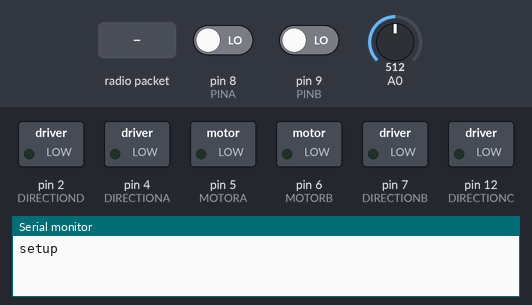
A sketch run on a simulated Arduino Uno, built with avr-gcc and run on an emulated ATmega328P. Shown: switched loads named in the sketch (green lamp = pin HIGH), the last lines printed to the serial monitor. The inputs (shaded band) are chosen by the test bench; at power-on: A0 = 512, pin 8 (PINA) LOW, pin 9 (PINB) LOW. No radio packets arrive unless stated.

Above: at 1.2 s.
1.3 s: radio packet "1" arrives
At 1.7 s:
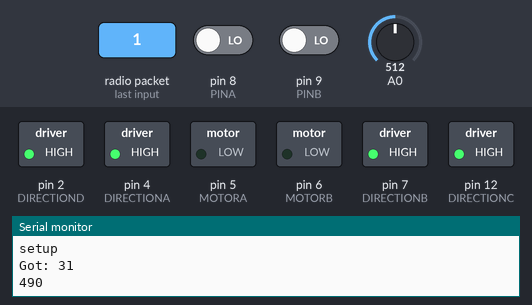
2.8 s: A0 set to 489
At 4.4 s:
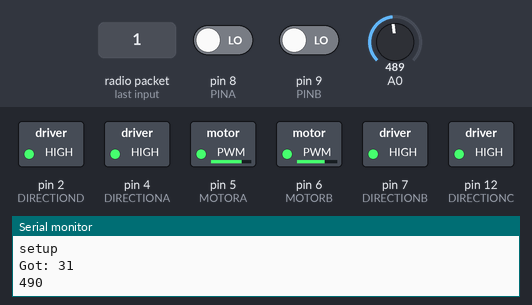
4.8 s: A0 set to 510
At 5.6 s:
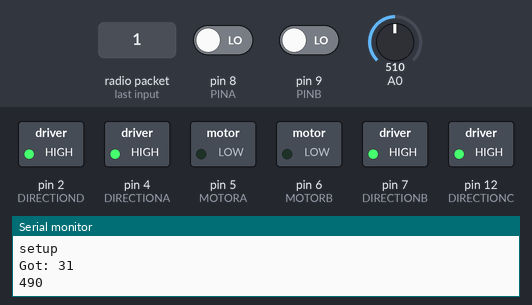
6.3 s: A0 set to 490
At 39.7 s:
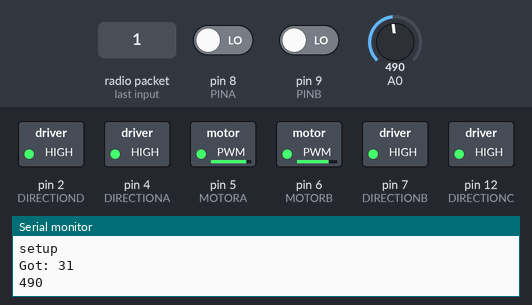
Timing chart, 0 to 44.2 s (numbered marks = the images above; inputs shaded):
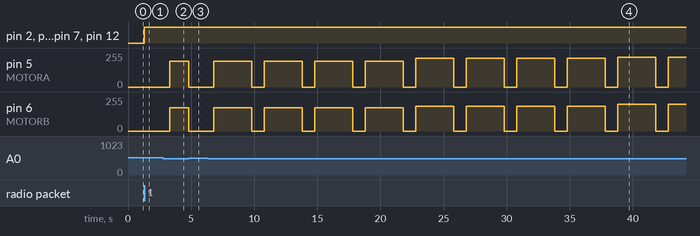

Measured:
- the behaviour switches between 501 and 500 on A0 (found by bisection; images 1 and 2)
- after the input at 1.3 s, pin 2 (DIRECTIOND), pin 4 (DIRECTIONA), pin 7 (DIRECTIONB), pin 12 (DIRECTIONC): LOW → HIGH at once
- after the input at 2.8 s, pin 5 (MOTORA): 0/255 → 195/255 after 0.50 s; pin 6 (MOTORB): 0/255 → 175/255 after 0.50 s
- after the input at 4.8 s, pin 5 (MOTORA): 195/255 → 0/255 at once; pin 6 (MOTORB): 175/255 → 0/255 at once
- after the input at 6.3 s, pin 5 (MOTORA): 0/255 → 195/255 after 0.50 s, → 0/255 3.0 s later, → 195/255 1.0 s later, → 0/255 3.0 s later, … (19 changes in this stretch); pin 6 (MOTORB): 0/255 → 175/255 after 0.50 s, → 0/255 3.0 s later, → 175/255 1.0 s later, → 0/255 3.0 s later, … (19 changes in this stretch)

The sketch:

Rover1.ino
```cpp
#include <VirtualWire.h>//Library needed for transmission and receiving
volatile int rotaryCount = 0;//Used for interupt

#define DIRECTIONC 12//Defining Motor C Direction Pin 12

#define DIRECTIOND 2//Defining Motor D Direction Pin 2

//Used to define variables and pins for interrupt
#define PINA 8
#define PINB 9
#define INTERRUPT 0

#define DIRECTIONA 4//Defining Motor A Direction Pin 4
#define MOTORA 5//Defining Motor A Power Pin 5 also power for motor D; connect pin 5 to both power pins

#define DIRECTIONB 7//Defining Motor B Direction Pin 7
#define MOTORB 6//Defining Motor B Power Pin 6 also power for motor C; connect pin 6 to both power pins

#define TIME_FORWARDS 3000 //Time to move forward 3 seconds
#define TIME_TURN 650 //Time needed to turn 90 degress

//Gloabal variables to be used in program
boolean messageReceived = false;
boolean cyclesStarted = false;
boolean finished = false;
boolean latBoolean = true;
int i = 0;
int j = 0;
int k = 0;
int l = 0;
int cyclesLat;
int cyclesLong;

//part of interrupt
void isr ()
{
  boolean up;

  if (digitalRead (PINA))
    up = digitalRead (PINB);
  else
    up = !digitalRead (PINB);

  if (up)
    rotaryCount++;
  else
    rotaryCount--;
}  // end of isr

//Setting up rover pins and receiving code
void setup ()
{
  attachInterrupt (INTERRUPT, isr, CHANGE);   // interrupt 0 is pin 2, interrupt 1 is pin 3
  pinMode (MOTORA, OUTPUT);
  pinMode (DIRECTIONA, OUTPUT);
  pinMode (MOTORB, OUTPUT);
  pinMode (DIRECTIONB, OUTPUT);
  pinMode (DIRECTIONC, OUTPUT);
  pinMode (DIRECTIOND, OUTPUT);
  Serial.begin(9600);
 Serial.println("setup");
 vw_setup(2000); // Bits per sec
 vw_rx_start(); // Start the receiver PLL running

}  // end of setup

byte phase;
unsigned long start;
int time_to_go;

//Main Rover Function
//Receiving of Latitude and Longitude cycles
void loop ()
{
  if(!cyclesStarted){
     receivingCode();
  }
 if(messageReceived && !cyclesStarted){
    Serial.print(cyclesLat);
    Serial.println(cyclesLong);
    cyclesStarted = true;

 //Motor Powers for the latitude movement of the rover
 //Hard Coded for cement on Pereria Quad
 }
 if(cyclesStarted && !finished){
   if(latBoolean){
      if(i >= 15){
        analogWrite (MOTORA, 230);
        analogWrite (MOTORB, 200);
        start = millis ();
      }
      else if (i >= 12){
        analogWrite (MOTORA, 225);
        analogWrite (MOTORB, 200);
        start = millis ();
      }
      else if (i >= 8){
        analogWrite (MOTORA, 215);
        analogWrite (MOTORB, 185);
        start = millis ();
      }
      else{
        analogWrite (MOTORA, 195);
        analogWrite (MOTORB, 175);
        start = millis ();
      }
   }

   //Motor Powers for the longitute movement of the rover
   //Hard coded for grass of Pereria Quad
   //Not always straight with different levels of battery charge.
   //Impliment a Control System on Rover
   else{
       if(j >= 9){
         analogWrite (MOTORA, 210);
         analogWrite (MOTORB, 195);
         start = millis ();
       }
       else if (j >= 4){
         analogWrite (MOTORA, 210);
         analogWrite (MOTORB, 195);
         start = millis ();
       }
       else if (j >= 2){
         analogWrite (MOTORA, 200);
         analogWrite (MOTORB, 195);
         start = millis ();
       }
       else{
         analogWrite (MOTORA, 200);
         analogWrite (MOTORB, 190);
         start = millis ();
       }
    }

  // check current drain
  while (millis () - start < time_to_go)
    {
    if (analogRead (0) > 500)  // > 1.46 amps
      break;
    }
    //Turn on all motors one direction to move straight
    if ( i < cyclesLat )   {
      digitalWrite (DIRECTIONA, 1);
      digitalWrite (DIRECTIONB, 1);
      digitalWrite (DIRECTIONC, 1);
      digitalWrite (DIRECTIOND, 1);
      time_to_go = TIME_FORWARDS;
      i++;
    }
    //Turn on two motors to move forward, two to move backwards in order to turn
    else if ( i == cyclesLat ) {
      digitalWrite (DIRECTIONA, 0);
      digitalWrite (DIRECTIONB, 1);
      digitalWrite (DIRECTIONC, 1);
      digitalWrite (DIRECTIOND, 0);
      latBoolean = false;
      time_to_go = TIME_TURN;
      i++;
     }
     //Forward again
     else  if ( j < cyclesLong ) {
      digitalWrite (DIRECTIONA, 1);
      digitalWrite (DIRECTIONB, 1);
      digitalWrite (DIRECTIONC, 1);
      digitalWrite (DIRECTIOND, 1);
      time_to_go = TIME_FORWARDS;
      j++;
    }
    //Makeing sure the Rover stops after all cycles complete
     else if(j == cyclesLong){
      j++;
      finished = true;
     }
    else if ( i == cyclesLat + 1, k == cyclesLat + 1, j == cyclesLong + 1, l == cyclesLong + 1) {
      analogWrite (MOTORA, 0);
      analogWrite (MOTORB, 0);
      finished = true;
    }
    else{
      analogWrite (MOTORA, 0);
      analogWrite (MOTORB, 0);
      finished = true;
    }
    analogWrite (MOTORA, 0);
    analogWrite (MOTORB, 0);
    delay (1000);
 }
}  // end of loop
//Code for reveiving coordinates
void receivingCode(){
   uint8_t buf[VW_MAX_MESSAGE_LEN];
   uint8_t buflen = VW_MAX_MESSAGE_LEN;
   if (vw_get_message(buf, &buflen) && !messageReceived) // Non-blocking
   {
    int i;
Serial.print("Got: ");
for (i = 0; i < buflen; i++){
 Serial.print(buf[i], HEX);
 Serial.print(" ");
}
Serial.println("");
messageReceived = true;
  cyclesLat = buf[0];
  cyclesLong = buf[1];
 }
}
```
